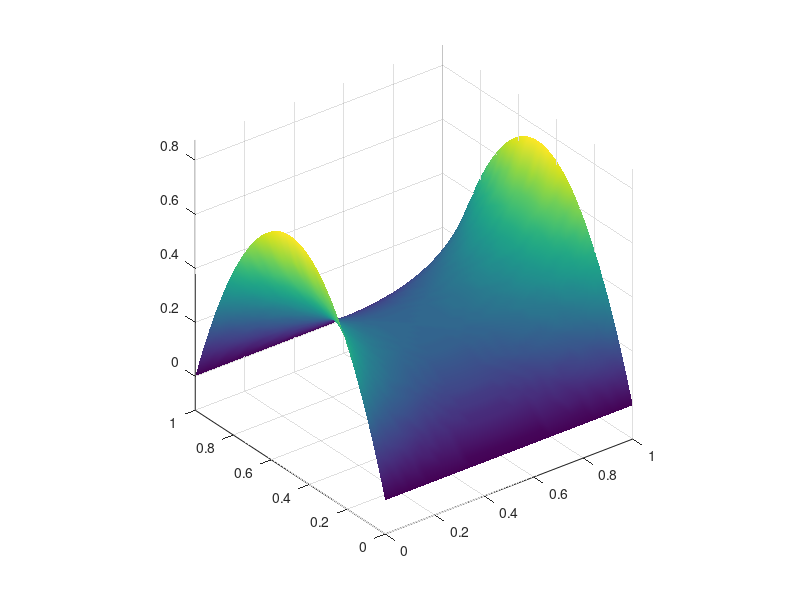

MATLAB code to generate this figure: (Note: this script raises an error after producing the figure.)
%------------------------------%
%          Constants           %
%------------------------------%

n = 40;
h = 1/n;
max_iter = 1000;
k = 1;
[x,y] = ndgrid(0:h:1, 0:h:1);
z = @(x,y) 3.*y.*(1-y);
sol = zeros(n+1,n+1);
flag = 0;
A = speye((n+1)^2, (n+1)^2);

fprintf('k         norm(z_k - z_k-1)_inf\n')
fprintf('-------------------------------\n')

%------------------------------%
%           Main Loop          %
%------------------------------%

while k <= max_iter
    b = z(x(:), y(:));
    for i = 2:n
        for j = 2:n
            
            z_x = (sol(i+1,j) - sol(i-1,j))/(2*h);
            z_y = (sol(i,j+1) - sol(i,j-1))/(2*h);
            c1 = 1+z_x^2;
            c2 = 2*z_x*z_y;
            c3 = 1+z_y^2;
            
            t = i + (j-1)*(n+1);
            
            A(t,t) = -2*c1/h^2 + -2*c3/h^2; %#ok<*SPRIX>
            A(t,t+1) = c3/h^2; % z(i+1,j)
            A(t,t-1) = c3/h^2; % z(i-1,j)
            A(t,t + (n+1)) = c1/h^2; % z(i,j+1)
            A(t,t - (n+1)) = c1/h^2; % z(i,j-1)
            A(t,(t+1) + (n+1)) = -c2/(4*h^2); % z(i+1,j+1)
            A(t,(t+1) - (n+1)) = c2/(4*h^2); % z(i+1,j-1)
            A(t,(t-1) + (n+1)) = c2/(4*h^2); % z(i-1,j+1)
            A(t,(t-1) - (n+1)) = -c2/(4*h^2); % z(i-1,j-1)
            
            b(t) = 0;
        end
    end
    new_sol_vec = A\b;
    new_sol = reshape(new_sol_vec,size(x));
    old_sol_vec = reshape(sol,[(n+1)^2,1]);
    
    fprintf('%d         %12.8f\n',k+1,norm(new_sol_vec - old_sol_vec,inf))
    if(norm(new_sol_vec - old_sol_vec,inf) < 1e-8)
        flag = 1;
        break;
    end
    sol = new_sol;
    k = k + 1;
end

% Plot if it converged

if(flag == 1)
    surf(x', y', new_sol'), axis equal, shading interp
    cameramenu, lighting phong, camlight right
else
    fprintf('No Convergence')
end
    